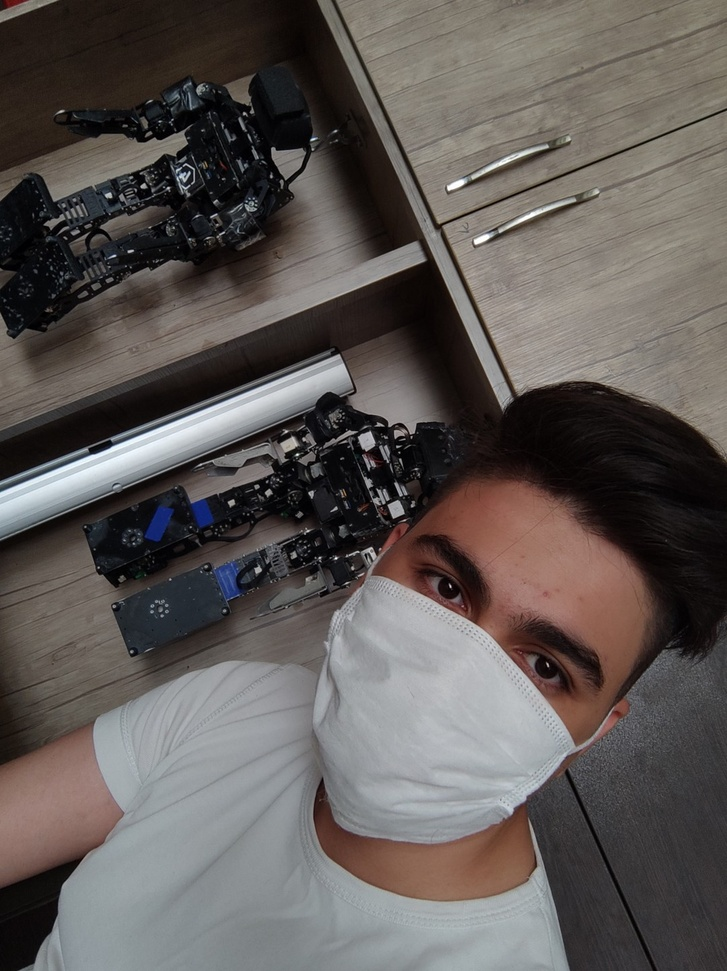
#> input picture Image Compression/Image Compression using Singular Value Decomposition (SVD)/test.jpg, 727 x 971 px, shrunk from 1080 x 1443 before the run
$ jupyter execute SVD.ipynb
#> lines starting #> are read from the running program, lines starting #| are printed output that depends on the picture
[cell 1]
import cv2
import numpy as np
import matplotlib.pyplot as plt

def compress_image_svd(image, k):
    # Perform SVD on the image
    U, S, Vt = np.linalg.svd(image, full_matrices=False)

    # Truncate the singular values
    S[k:] = 0

    # Reconstruct the compressed image
    compressed_image = np.dot(U, np.dot(np.diag(S), Vt))

    # Clip to ensure pixel values are in the valid range [0, 255]
    compressed_image = np.clip(compressed_image, 0, 255).astype(np.uint8)

    return compressed_image

def find_optimal_rank(image, target_compression_ratio):
    # Calculate SVD with full rank to obtain singular values
    _, S, _ = np.linalg.svd(image, full_matrices=False)

    # Calculate total variance
    total_variance = np.sum(S ** 2)

    # Initialize variables
    cumulative_variance = 0
    optimal_rank = 0

    # Find optimal rank based on target compression ratio
    for i, singular_value in enumerate(S):
        cumulative_variance += singular_value ** 2
        compression_ratio = cumulative_variance / total_variance
        if compression_ratio >= target_compression_ratio:
            optimal_rank = i + 1
            break

    return optimal_rank

def main():
    input_image_path = 'test.jpg'
    output_image_path = 'compressed_image.jpg'
    target_compression_ratio = 0.9  # Adjust this value to control compression level

    # Load the image
    image = cv2.imread(input_image_path, cv2.IMREAD_GRAYSCALE)
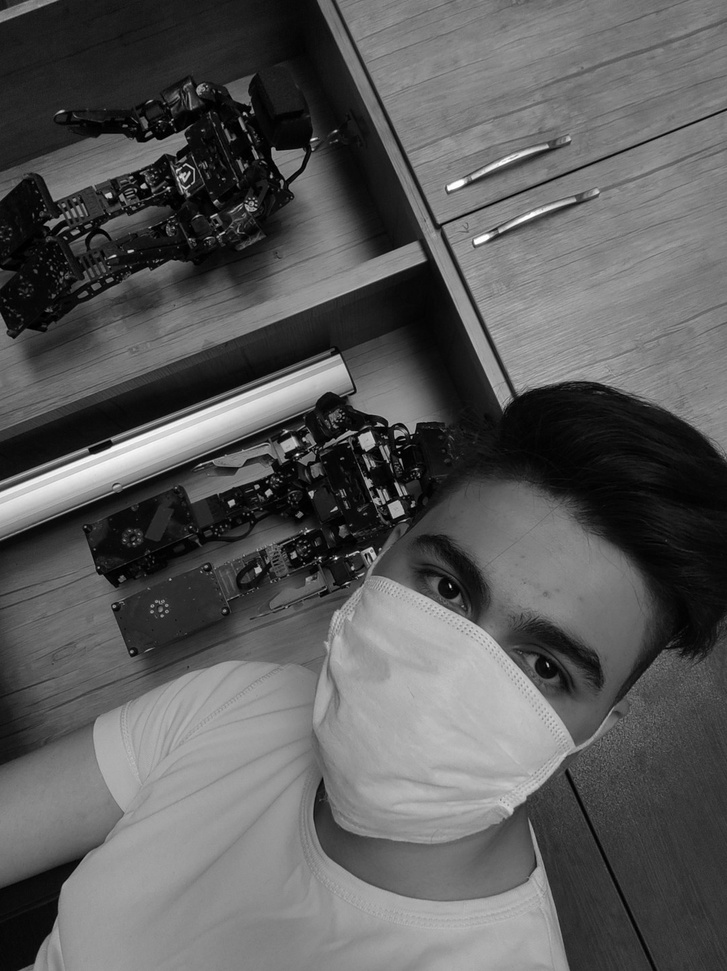
#> image: shape (971, 727); min 0, max 255, mean 90.5

    try:
        # Find the optimal rank based on the target compression ratio
        optimal_rank = find_optimal_rank(image, target_compression_ratio)
#> in find_optimal_rank, `_, S, _ = np.linalg.svd(image, full_matrices=False)`: S = 727 values, max 79740.9 at index 0, min 7.92 at index 726, mean 576.8
#> in find_optimal_rank, `total_variance = np.sum(S ** 2)`: total_variance = 7.99e+09
#> the loop in find_optimal_rank, `for i, singular_value in enumerate(S):` made 4 passes
#> (singular_value, cumulative_variance, compression_ratio, optimal_rank) on pass 4: (12376.3, 7.27e+09, 0.91, 4)
#> (singular_value, cumulative_variance, compression_ratio) on passes 1 to 3: (79740.9, 6.36e+09, 0.796), (23608.7, 6.92e+09, 0.866), (14124.3, 7.12e+09, 0.891)
#> after the loop in find_optimal_rank, `for i, singular_value in enumerate(S):`: cumulative_variance = 7.27e+09
#> optimal_rank = 4

        # Compress the image using SVD
        compressed_image = compress_image_svd(image, optimal_rank)
#> in compress_image_svd, `U, S, Vt = np.linalg.svd(image, full_matrices=False)`:
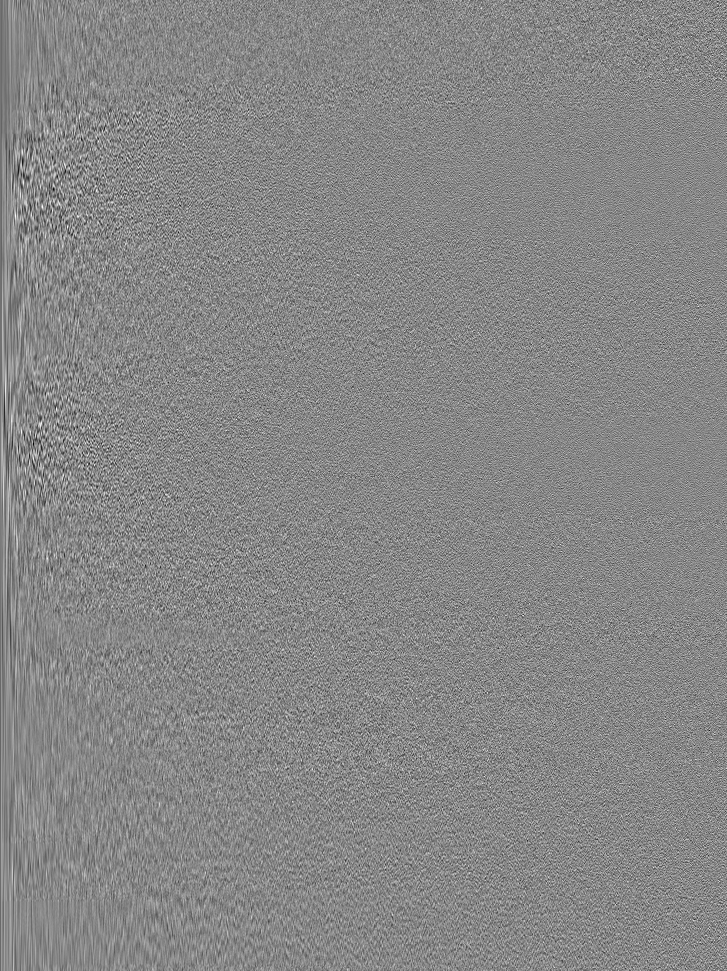
#> U: shape (971, 727) float64; min -0.194, max 0.172, mean -5.75e-05; drawn with min black and max white
#> in compress_image_svd, `U, S, Vt = np.linalg.svd(image, full_matrices=False)`:
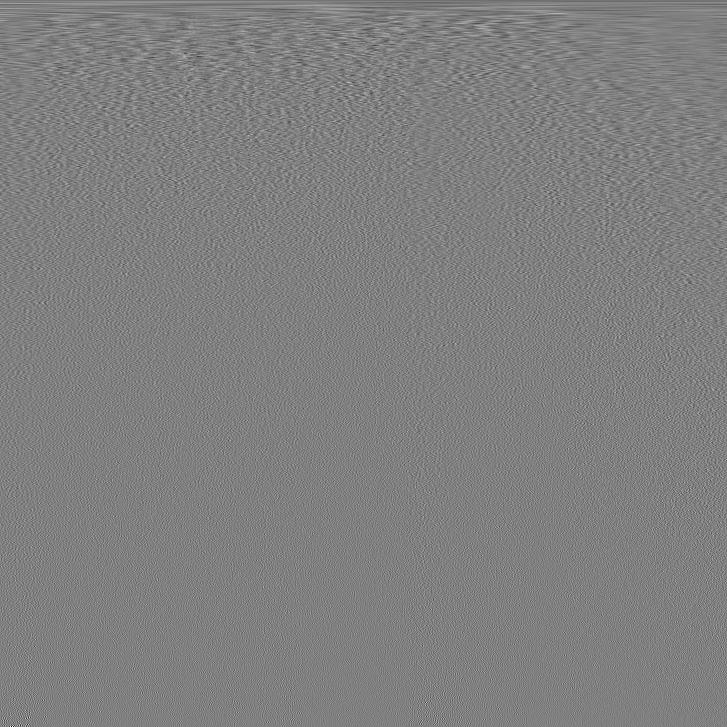
#> Vt: shape (727, 727) float64; min -0.373, max 0.369, mean -3.97e-05; drawn with min black and max white
#> in compress_image_svd, `compressed_image = np.dot(U, np.dot(np.diag(S), Vt))`:
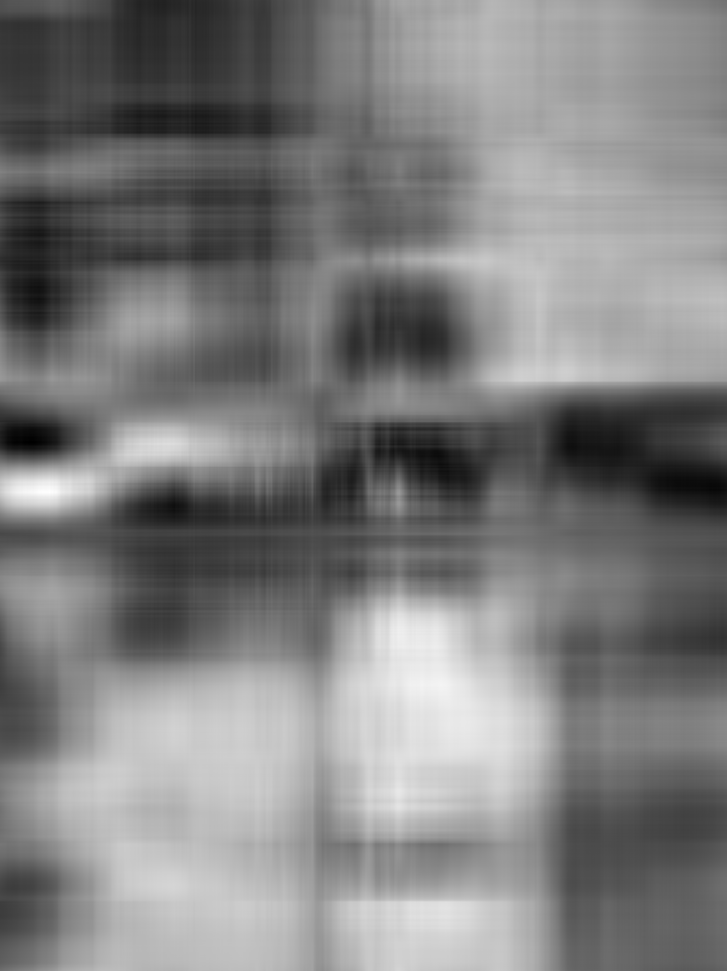
#> compressed_image: shape (971, 727) float64; min -23.8, max 205.9, mean 90.4; drawn with min black and max white
#> in compress_image_svd, `compressed_image = np.clip(compressed_image, 0, 255).astype(np.uint8)`:
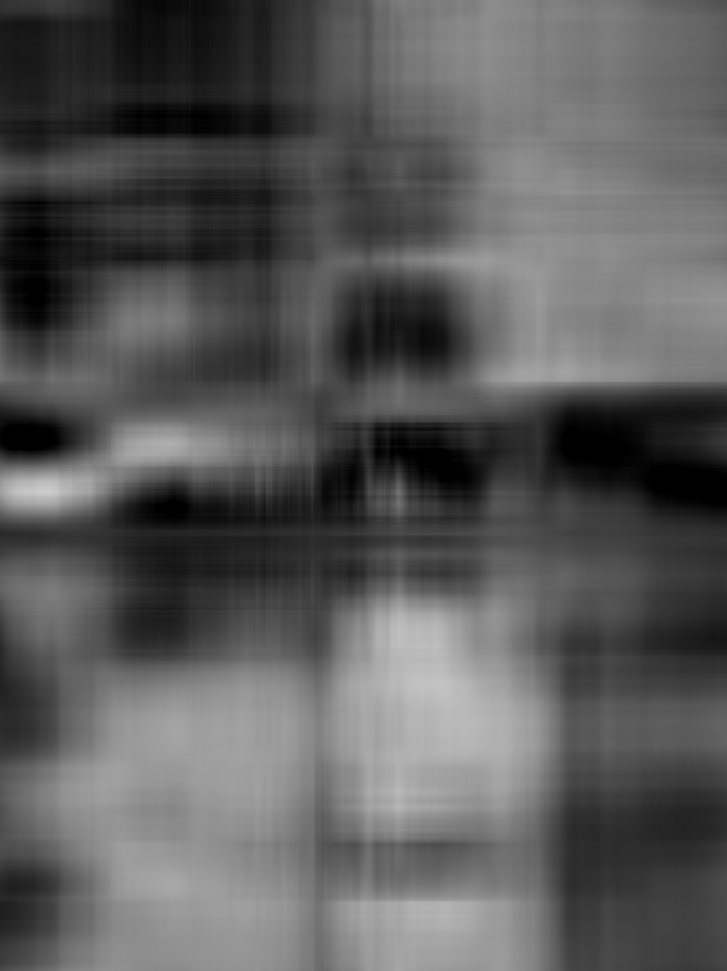
#> compressed_image: shape (971, 727); min 0, max 205, mean 90

        # Save the compressed image
        cv2.imwrite(output_image_path, compressed_image)

        # Display the original and compressed images
        plt.figure(figsize=(10, 5))
        plt.subplot(1, 2, 1)
        plt.imshow(image, cmap='gray')
        plt.title('Original Image')
        plt.axis('off')

        plt.subplot(1, 2, 2)
        plt.imshow(compressed_image, cmap='gray')
        plt.title('Compressed Image')
        plt.axis('off')

        plt.show()

    except Exception as e:
        print(f"Error: {e}")

if __name__ == "__main__":
    main()
